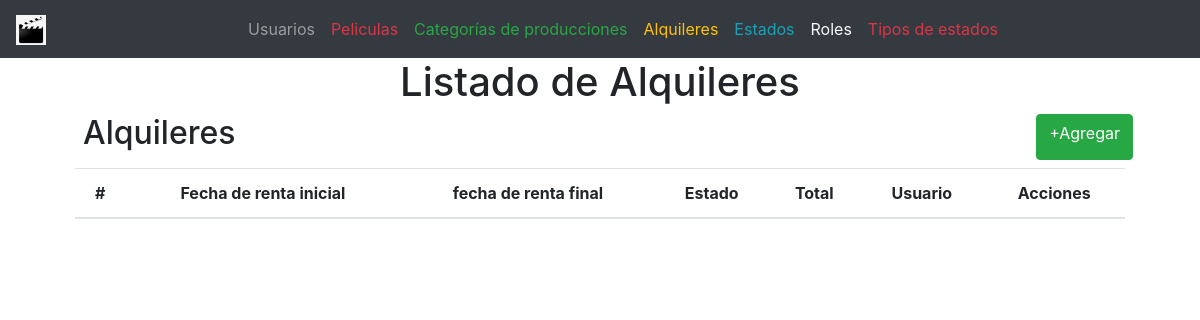
Page /?controller=rental on the earlier database version.
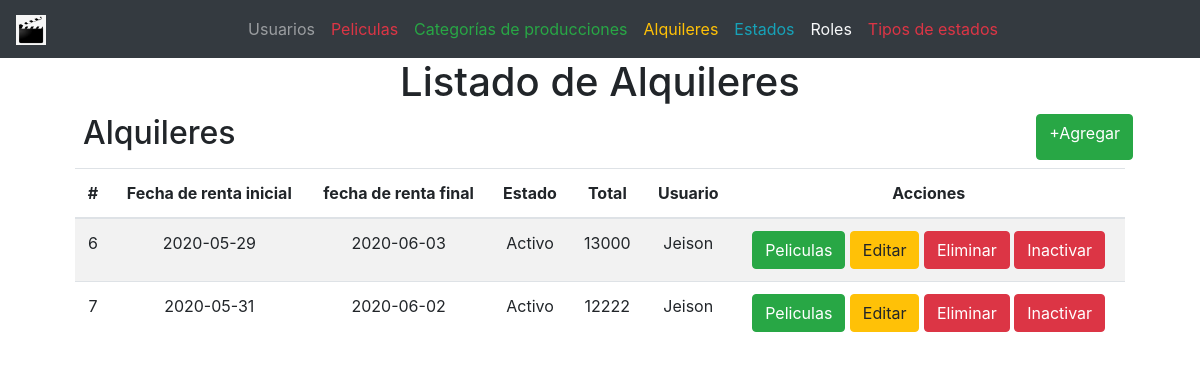
Same page on the later database version.
### tables this page shows
CREATE TABLE `rentals` (
  `id` int(11) NOT NULL,
  `start_date` date NOT NULL,
  `end_date` date NOT NULL,
  `status_id` int(11) NOT NULL,
  `total` int(11) NOT NULL,
  `user_id` int(11) NOT NULL
);

CREATE TABLE `statuses` (
  `id` int(11) NOT NULL,
  `status` varchar(100) NOT NULL,
  `type_status_id` int(11) NOT NULL
);

CREATE TABLE `users` (
  `id` int(11) NOT NULL,
  `name` varchar(100) NOT NULL,
  `email` varchar(100) NOT NULL,
  `password` varchar(100) NOT NULL,
  `status_id` int(11) NOT NULL,
  `rol_id` int(11) NOT NULL
);

### controllers/RentalController.php (called while the page is built, shortened)
<?php
require 'models/Rental.php';
class RentalController
{
	private $model;
	public function __construct()
	{
		$this->model = new Rental;
	}
	public function index()
	{
		require 'views/layout.php';
		$rentals = $this->model->getAll();
		require 'views/rentals/list.php';
	}
}

### models/Rental.php (called while the page is built, shortened)
<?php
class Rental
{
	private $pdo;
	public function __construct()
	{
		try {
			$this->pdo = new Database;
		} catch (PDOException $e) {
			die($e->getMessage());
		}
	}
	public function getAll()
	{
		try {
			$strSql = "SELECT rs.*, u.name as user , s.status as status FROM rentals rs INNER JOIN users u
			INNER JOIN statuses s ON s.id = rs.status_id AND u.id = rs.user_id";
			$query = $this->pdo->select($strSql);
			return $query;
		} catch (PDOException $e) {
			die($e->getMessage());
		}
	}
}

### providers/Database.php (called while the page is built, shortened)
<?php
class Database extends PDO
{
	public function select($strSql, $arrayData = array(), $fetchMode = PDO::FETCH_OBJ)
	{
		$query = $this->prepare($strSql);
		if (!$query->execute())
			echo "Error, la consulta no se realizó";
		else
			return $query->fetchAll($fetchMode);
	}
}

### views/rentals/list.php (the view)
<main class="container">
	<section class="col-md-12 text-center">
		<h1>Listado de Alquileres</h1>
		<div class="col-md-12 m-2 d-flex justify-content-between">
			<h2>Alquileres</h2>
			<a href="?controller=rental&method=new" class="btn btn-success">+Agregar</a>
		</div>
		<section class="col-md-12">
			<table class="table table-striped table-hover">
			  <thead>
			    <tr>
			      <th>#</th>
			      <th>Fecha de renta inicial</th>
			      <th>fecha de renta final</th>
			      <th>Estado</th>
				  <th>Total</th>
				  <th>Usuario</th>
			      <th>Acciones</th>
			    </tr>
			  </thead>
			  <tbody>
			  	<?php foreach($rentals as $rental) :?>
				    <tr>
				      <td><?php echo $rental->id ?></td>
				      <td><?php echo $rental->start_date ?></td>
				      <td><?php echo $rental->end_date ?></td>
				      <td><?php echo $rental->status ?></td>
					  <td><?php echo $rental->total ?></td>
					  <td><?php echo $rental->user ?></td>
				      <td>
				      	<a href="?controller=rental&method=edit&id=<?php echo $rental->id ?>" class="btn btn-success">Peliculas</a>
				      	<a href="?controller=rental&method=edit&id=<?php echo $rental->id ?>" class="btn btn-warning">Editar</a>
				      	<a href="?controller=rental&method=delete&id=<?php echo $rental->id ?>" class="btn btn-danger">Eliminar</a>
				      	<?php
				      		if($rental->status_id == 1) {
				      	?>
			      			<a href="?controller=rental&method=updateStatus&id=<?php echo $rental->id ?>" class="btn btn-danger">Inactivar</a>
			      		<?php
			      			} elseif($rental->status_id == 2) {
			      		?>
			      			<a href="?controller=rental&method=updateStatus&id=<?php echo $rental->id ?>" class="btn btn-primary">Activar</a>
			      		<?php
			      			}
			      		?>
				      </td>
				    </tr>
				  <?php endforeach ?>
			  </tbody>
			</table>
		</section>
	</section>
</main>

Differences in the rows shown:
added rentals: id "6", start_date "2020-05-29", end_date "2020-06-03", status.status "Activo", total "13000", user.name "Jeison"
added rentals: id "7", start_date "2020-05-31", end_date "2020-06-02", status.status "Activo", total "12222", user.name "Jeison"
